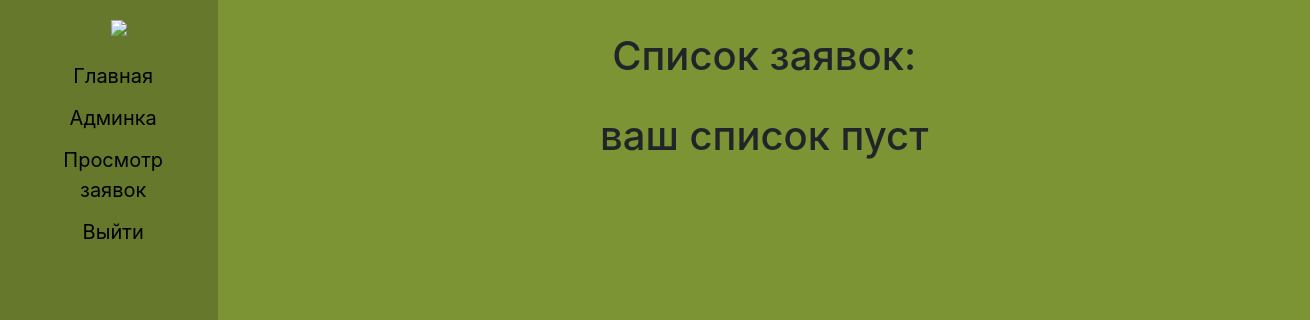
Page /zayavki_list/?page=2 (signed in) on the earlier database version.
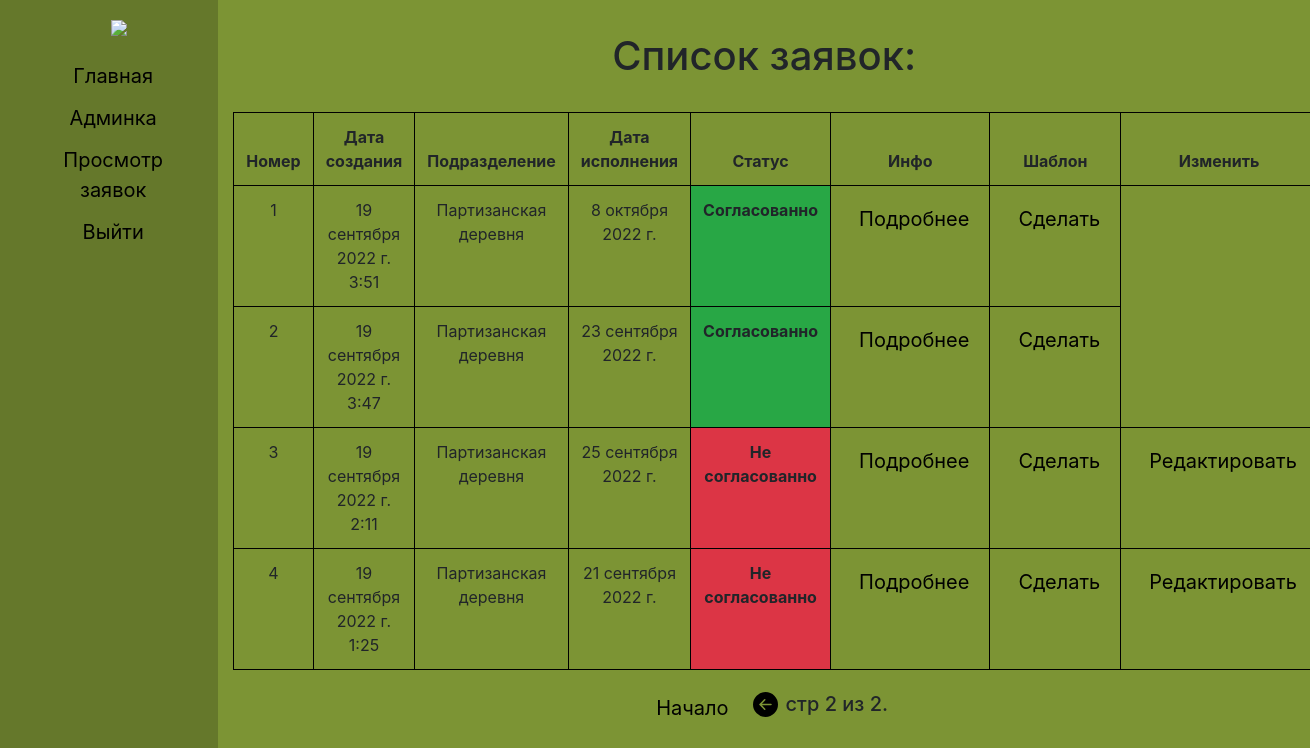
Same page on the later database version.
### zayavki/models.py (models this page shows, shortened)
class ListApplication(models.Model):
    customer = models.ForeignKey(CustomUser, on_delete=models.SET_NULL, related_name='customer_applicationsList', null=True)
    created = models.DateTimeField(default=timezone.now)
    date_applications = models.DateField('Дата исполнения')
    subdivision = models.ForeignKey(Subdivision, on_delete=models.SET_NULL, related_name='subdivisioninApplicationlist',
                                    null=True)
    status = models.CharField('Статус', max_length=30,default='на рассмотрении')
    viza = models.ForeignKey(CustomUser, on_delete=models.SET_NULL, related_name='viza_application', null=True,default=None,blank=True)
    comment = models.TextField('Комментарий', max_length=300, default='Нет комментария')
    class Meta:
        verbose_name = 'Список заявок'
        verbose_name_plural = 'Список заявок'
    def check_status(self):
        if self.status == 'на рассмотрении':
            return False
        else:
            return True
    def color_status(self):
        if self.status == "Согласованно":
            return "success"
        elif self.status == "Не согласованно":
            return "danger"
    def change_zayavki(self):
        if self.status == 'на рассмотрении' or self.status == 'Не согласованно':
            return True
        return False

### accounts/models.py (models this page shows, shortened)
class Subdivision(models.Model):
    title = models.CharField('Подразделение', max_length=50, default='')
    class Meta:
        verbose_name = 'Подразделение'
        verbose_name_plural = 'Подразделения'

### accounts/views.py (the view, shortened to what this page needs)
# urls.py: path('zayavki_list/',views.zayavki_list, name='zayavki_list'),
@login_required(login_url='/login/')
def zayavki_list(request):
    if request.user.is_superuser:
        zayavki = ListApplication.objects.all().order_by('-created')
        paginator = Paginator(zayavki, 15)
        page_number = request.GET.get('page')
        page_obj = paginator.get_page(page_number)
        return render(request, 'zayavki_list.html', {'page_obj': page_obj,'zayavki':zayavki})

### templates/zayavki_list.html (shortened to what this page needs)
{% extends '_base.html' %}
{%block content%}
<h1 class = "title-page">Cписок заявок: {{user.subdivision.title}}</h1>
{%if zayavki%}
<table  class="table table-bordered">
  <thead>
   <tr>
    <th>Номер</th>
    <th>Дата создания</th>
    <th>Подразделение</th>
     <th>Дата исполнения</th>
     <th>Статус</th>
     <th>Инфо</th>
     <th>Шаблон</th>
     <th>Изменить</th>
   </tr>
  </thead>
   <tbody >
     {% for temp in page_obj %}
        <td>{{ forloop.counter }}</td>
        <td>{{temp.created}}</td>
        <td>{{temp.subdivision.title}}</td>
        <td>{{temp.date_applications}}</td>
     {% if not temp.check_status %}
        <td class="bg-warning" style="font-weight:bold">{{temp.status}}</td>
     {%else%}
        <td class="bg-{{temp.color_status}}" style="font-weight:bold">{{temp.status}}</td>
     {%endif%}
        <td><a href="{% url 'application_detail' temp.id  %}">Подробнее</a></td>
        <td><a href="{% url 'shablon_zayavki' temp.id temp.subdivision.id  %}">Сделать</a></td>
        {% if temp.change_zayavki %}
        <td><a href="{% url 'update_zayavki' temp.id temp.subdivision.id  %}">Редактировать</a></td>
        {%endif%}
     {% endfor %}
   </tbody>
   </table>
<nav aria-label="Page navigation example">
    <ul class="mypagination">
        {% if page_obj.has_previous %}
            <li><a href="?page=1">Начало</a></li>
            <li><a href="?page={{ page_obj.previous_page_number }}"><svg xmlns="http://www.w3.org/2000/svg" width="25" height="25" fill="currentColor" class="bi bi-arrow-left-circle-fill" viewBox="0 0 16 16">
  <path d="M8 0a8 8 0 1 0 0 16A8 8 0 0 0 8 0zm3.5 7.5a.5.5 0 0 1 0 1H5.707l2.147 2.146a.5.5 0 0 1-.708.708l-3-3a.5.5 0 0 1 0-.708l3-3a.5.5 0 1 1 .708.708L5.707 7.5H11.5z"/>
            </svg></a></li>
        {% endif %}
        <h5 class="">
            стр {{ page_obj.number }} из {{ page_obj.paginator.num_pages }}.
        </h5>
    </ul>
</nav>
{%else%}
<h1>ваш список пуст</h1>
{%endif%}
{%endblock content%}

### templates/_base.html (shortened to what this page needs)
<!DOCTYPE html>
{% load static %}
<html>
<head>
    <link rel="stylesheet" href="https://maxcdn.bootstrapcdn.com/bootstrap/4.0.0/css/bootstrap.min.css">
    <link rel="stylesheet" href="{% static 'css/test.css' %}">
</head>
<body>
<div class="container-fluid">
<div class="row">
<div class="sidenav col-md-2 text-center position-sticky">
    <img class="logo" src="https://retail.oaovoentorg.ru/netcat_files/c/logo_retail.png">
    <a class="nav-link"  href="{% url 'private_office' user.id  %}">Главная</a>
    {% if user.is_superuser %}
        <a class="nav-link" href ="http://127.0.0.1:8000/admin/">Админка</a>
        <a class="nav-link" href ="{% url 'zayavki_list' %}">Просмотр заявок</a>
    {%else%}
    <a class="text-decoration-none" href="{% url 'count_service' %}">Оформить заявку</a>
    <a href ="{% url 'zayavki_list' %}">Просмотр заявок</a>
    {%endif%}
        {% if user.is_authenticated %}
    <a href="{% url 'logout' %}">Выйти</a>
        {% else %}
    <a href="{% url 'login' %}">Войти</a>
        {% endif %}
</div>
<div class="col-md-10 text-center">
            {% block content %}
            {% endblock content %}
</div>
</div>
</div>
</body>
</html>

### static/css/test.css (style rules this page uses)
body { background-color:rgb(124, 148, 52); }
.sidenav { height: 100vh; z-index: 1; top: 0; left: 0; background-color: rgb(101, 120, 43); overflow-x: hidden; padding-top: 20px; }
.sidenav a { padding: 6px 8px 6px 16px; text-decoration: none; font-size: 20px; color: black; display: block; }
a { padding: 6px 8px 6px 16px; text-decoration: none; font-size: 20px; color: black; display: block; }
.logo { margin-left:10%; margin-bottom:10%; }
.table { border: 0.5px solid #000000; }
.table-bordered > thead > tr > th, .table-bordered > tbody > tr > th, .table-bordered > tfoot > tr > th, .table-bordered > thead > tr > td, .table-bordered > tbody > tr > td, .table-bordered > tfoot > tr > td { border: 0.5px solid #000000; }
.mypagination { display:flex; justify-content: center; align-items: center }
li { list-style-type: none; }
ul { padding-left: 0; }
.title-page { margin-bottom: 3%; margin-top: 3%; }

Differences in the rows shown:
added ListApplication: created "19 сентября 2022 г. 3:51", subdivision "Партизанская деревня", date_applications "8 октября 2022 г.", status "Согласованно"
added ListApplication: created "19 сентября 2022 г. 3:47", subdivision "Партизанская деревня", date_applications "23 сентября 2022 г.", status "Согласованно"
added ListApplication: created "19 сентября 2022 г. 2:11", subdivision "Партизанская деревня", date_applications "25 сентября 2022 г.", status "Не согласованно", shows "Редактировать"
added ListApplication: created "19 сентября 2022 г. 1:25", subdivision "Партизанская деревня", date_applications "21 сентября 2022 г.", status "Не согласованно", shows "Редактировать"
Other differences:
{{ page_obj.number }}: (not shown) → "2"
{{ page_obj.paginator.num_pages }}: (not shown) → "2"
text no longer shown: "ваш список пуст"
text now shown: "Номер Дата создания Подразделение Дата исполнения Статус Инфо Шаблон Изменить Начало стр из ."
